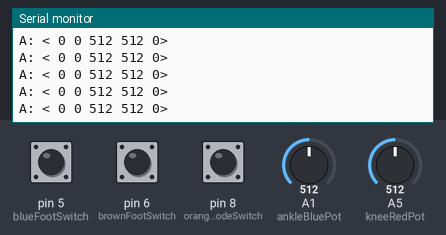
Recording of a sketch running on a simulated Arduino Uno, built with avr-gcc and run on an emulated ATmega328P. Shown: the last lines printed to the serial monitor. The inputs (shaded band) are chosen by the test bench; at power-on: A1 (ankleBluePot) = 512, pin 5 (blueFootSwitch) LOW, pin 6 (brownFootSwitch) LOW, pin 8 (orangeModeSwitch) LOW, A5 (kneeRedPot) = 512.

Above: at 1.2 s.
1.3 s: A1 (ankleBluePot) set to 110
At 2.4 s:
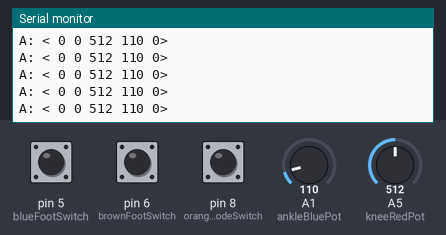
4.3 s: A1 (ankleBluePot) set to 91
At 5.2 s:
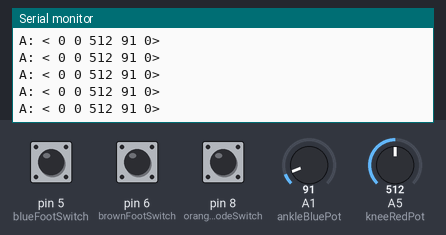
7.3 s: A1 (ankleBluePot) set to 11
At 8.1 s:
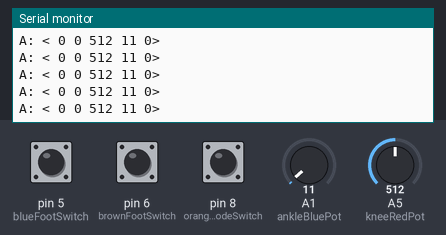
10.3 s: A1 (ankleBluePot) set to 8
At 11.1 s:
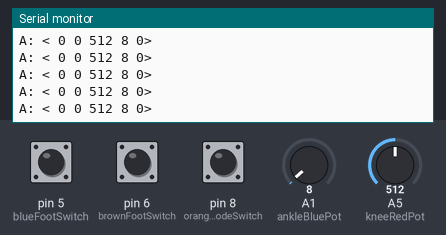
Timing chart, 0 to 13.1 s (numbered marks = the images above; inputs shaded):
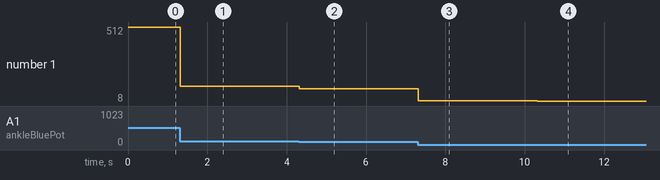

The sketch:

axesoris.ino
```cpp
#define blueFootSwitch 5
#define brownFootSwitch 6
#define orangeModeSwitch 8
#define ankleBluePot A1
#define kneeRedPot A5

int toeState;
int heelState;
int modeIndicator;
int kneeState;
int ankleState;

void setup() {
  Serial.begin(38400);
  pinMode(blueFootSwitch, INPUT);
  pinMode(brownFootSwitch, INPUT);
  pinMode(orangeModeSwitch, INPUT);
  pinMode(ankleBluePot, INPUT);
  pinMode(kneeRedPot, INPUT);
}

void loop() {
  toeState = digitalRead(brownFootSwitch);
  heelState = digitalRead(blueFootSwitch);
  kneeState = analogRead(kneeRedPot);
  ankleState = analogRead(ankleBluePot);
  modeIndicator = digitalRead(orangeModeSwitch);

  Serial.print("A: <"); Serial.print(" ");
  Serial.print(heelState); Serial.print(" ");
  Serial.print(toeState); Serial.print(" ");
  Serial.print(kneeState); Serial.print(" ");
  Serial.print(ankleState); Serial.print(" ");
  Serial.print(modeIndicator); Serial.println(">");
}
```

Measured:
- after the input at 1.3 s, the serial monitor: prints a new line at once (image 1)
- after the input at 4.3 s, the serial monitor: prints a new line at once (image 2)
- after the input at 7.3 s, the serial monitor: prints a new line at once (image 3)
- after the input at 10.3 s, the serial monitor: prints a new line at once (image 4)
- plotted number 1: 512 → 110 after the input at 1.3 s, 110 → 91 after the input at 4.3 s, 91 → 11 after the input at 7.3 s, 11 → 8 after the input at 10.3 s
